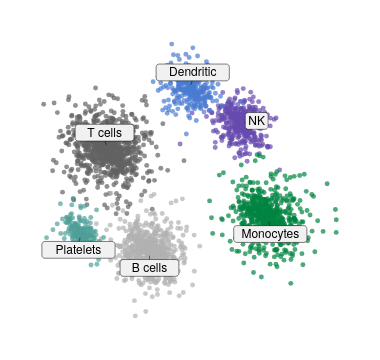

Express this chart as Vega-Lite.
### Vega-Lite specification from a JSON file in a GitHub repository (floating-point values rounded to 4 significant figures; data arrays with more than 128 entries replaced by an {"elided": "..."} marker saying what was removed)
{"background": null, "config": {"arc": {"fill": "#DBDBDB", "fillOpacity": 1.0, "innerRadius": 42.5, "padAngle": 0.03, "stroke": "black", "strokeOpacity": 1, "strokeWidth": 0.25}, "area": {"fill": "#DBDBDB", "fillOpacity": 1.0, "stroke": "black", "strokeOpacity": 1, "strokeWidth": 0.25}, "axis": {"domain": true, "domainCap": "round", "domainColor": "black", "domainWidth": 0.25, "grid": false, "gridCap": "round", "gridColor": "#F1F1F1", "gridDash": [0, 0], "gridOpacity": 1.0, "gridWidth": 0.25, "labelColor": "black", "labelFont": "Helvetica Neue, HelveticaNeue, Helvetica, Arial, sans-serif", "labelFontSize": 6, "labelFontStyle": "normal", "labelFontWeight": 400, "offset": 0, "ticks": true, "tickCap": "round", "tickColor": "black", "tickRound": false, "tickSize": 3, "tickWidth": 0.25, "titleColor": "black", "titleFont": "Helvetica Neue, HelveticaNeue, Helvetica, Arial, sans-serif", "titleFontSize": 6, "titleFontStyle": "normal", "titleFontWeight": 400}, "axisX": {"domain": true, "labelAlign": "center", "labelAngle": 0, "labels": true, "ticks": true, "translate": 0}, "axisY": {"domain": true, "labelAlign": "right", "labelAngle": 0, "labels": true, "ticks": true, "translate": 0}, "axisRight": {"domain": true, "labelAlign": "left", "labelAngle": 0, "labels": true, "ticks": true, "translate": 0}, "axisTop": {"domain": true, "labelAlign": "center", "labelAngle": 0, "labels": true, "ticks": true, "translate": 0}, "axisBand": {"tickOffset": 0}, "bar": {"fill": "#DBDBDB", "fillOpacity": 1.0, "stroke": "black", "strokeOpacity": 1, "strokeWidth": 0.25}, "boxplot": {"size": 15.3, "ticks": {"cornerRadius": 0.25, "fill": "black", "opacity": 1, "size": 7.65, "thickness": 0.25}, "box": {"fillOpacity": 1.0, "stroke": "black", "strokeOpacity": 1, "strokeWidth": 0.25}, "median": {"cornerRadius": 0, "fill": "black", "fillOpacity": 1.0, "opacity": 1, "size": 15.3, "thickness": 0.25}, "rule": {"fill": "black", "fillOpacity": 1.0, "size": 17.0, "stroke": "black", "strokeDash": [0, 0], "strokeOpacity": 1, "strokeWidth": 0.25}, "outliers": {"color": "black", "fill": "black", "fillOpacity": 1.0, "size": 0, "stroke": "black", "strokeOpacity": 1, "strokeWidth": 0.25}}, "circle": {"fill": "black", "fillOpacity": 1.0, "size": 2.125, "stroke": null, "strokeOpacity": 1, "strokeWidth": 0.25}, "errorband": {"band": {"fillOpacity": 0.6, "stroke": null, "strokeWidth": 0.25, "strokeOpacity": 1}, "borders": {"opacity": 0, "strokeOpacity": 1, "strokeWidth": 0.25}}, "errorbar": {"opacity": 1, "rule": {"strokeDash": [0, 0], "strokeWidth": 0.25}, "ticks": {"color": "black", "cornerRadius": 0.125, "opacity": 1, "size": 10.2, "thickness": 0.25}, "thickness": 0.25}, "font": "Helvetica Neue, HelveticaNeue, Helvetica, Arial, sans-serif", "geoshape": {"fill": "#DBDBDB", "fillOpacity": 1.0, "stroke": "black", "strokeOpacity": 1, "strokeWidth": 0.25}, "header": {"labelColor": "black", "labelFont": "Helvetica Neue, HelveticaNeue, Helvetica, Arial, sans-serif", "labelFontSize": 6, "labelFontStyle": "normal", "labelFontWeight": 400, "titleColor": "black", "titleFont": "Helvetica Neue, HelveticaNeue, Helvetica, Arial, sans-serif", "titleFontSize": 6, "titleFontStyle": "normal", "titleFontWeight": 400, "titlePadding": 0}, "legend": {"disable": false, "offset": 4.5, "titlePadding": 4, "labelOffset": 2, "gradientLabelOffset": 2, "columnPadding": 4, "rowPadding": 2, "gradientLength": 85.0, "gradientThickness": 8.5, "gradientOpacity": 1.0, "gradientStrokeColor": "black", "gradientStrokeWidth": 0.25, "labelColor": "black", "labelFont": "Helvetica Neue, HelveticaNeue, Helvetica, Arial, sans-serif", "labelFontSize": 6, "labelFontStyle": "normal", "labelFontWeight": 400, "strokeColor": "black", "strokeWidth": 0, "symbolSize": 36, "symbolStrokeColor": "black", "symbolStrokeWidth": 0.25, "titleColor": "black", "titleFont": "Helvetica Neue, HelveticaNeue, Helvetica, Arial, sans-serif", "titleFontSize": 6, "titleFontStyle": "normal", "titleFontWeight": 400}, "line": {"color": "black", "stroke": "black", "strokeCap": "butt", "strokeDash": [0, 0], "strokeOpacity": 1, "strokeWidth": 0.5}, "point": {"filled": true, "fill": "#DBDBDB", "fillOpacity": 1.0, "size": 8.5, "stroke": "black", "strokeOpacity": 1, "strokeWidth": 0.25}, "range": {"category": ["#B2B2B2", "#4A7CD3", "#008542", "#664CAF", "#509F98", "#636363", "#284F93", "#005226", "#382864", "#285753"], "diverging": {"scheme": ["#443E60", "#5F597E", "#7C759B", "#9994B6", "#B7B4CC", "#D6D5DC", "#F6F6F6", "#D1DAD9", "#A4C2BF", "#7AA9A4", "#578E89", "#37736E", "#1B5954"]}, "heatmap": {"scheme": ["#440154", "#472270", "#433E82", "#38598C", "#2C728E", "#238A8D", "#24A086", "#39B578", "#5DC862", "#96D646", "#CAE02D", "#FDE724"]}, "ordinal": {"scheme": ["#F1F1F1", "#DBDBDB", "#C6C6C6", "#B2B2B2", "#9D9D9D", "#898989", "#767676", "#636363", "#515151", "#404040", "#2F2F2F", "#1F1F1F"]}, "ramp": {"scheme": ["#440154", "#472270", "#433E82", "#38598C", "#2C728E", "#238A8D", "#24A086", "#39B578", "#5DC862", "#96D646", "#CAE02D", "#FDE724"]}}, "rule": {"color": "black", "stroke": "black", "strokeCap": "round", "strokeDash": [2, 2], "strokeOpacity": 1, "strokeWidth": 0.25}, "scale": {"barBandPaddingInner": 0.1, "rectBandPaddingInner": 0, "tickBandPaddingInner": 0.1, "bandPaddingOuter": 0.1, "bandWithNestedOffsetPaddingInner": 0.2, "bandWithNestedOffsetPaddingOuter": 0.2, "offsetBandPaddingInner": 0, "offsetBandPaddingOuter": 0, "continuousPadding": 8.5, "round": false}, "rect": {"fill": "#DBDBDB", "fillOpacity": 1.0, "stroke": "black", "strokeOpacity": 1, "strokeWidth": 0.25}, "square": {"fill": "#DBDBDB", "fillOpacity": 1.0, "size": 17.0, "stroke": "black", "strokeOpacity": 1, "strokeWidth": 0.25}, "text": {"color": "black", "font": "Helvetica Neue, HelveticaNeue, Helvetica, Arial, sans-serif", "fontSize": 6, "fontStyle": "normal", "fontWeight": 400}, "tick": {"color": "black", "cornerRadius": 0.125, "opacity": 1.0, "size": 15.3, "thickness": 0.25}, "title": {"anchor": "middle", "frame": "group", "color": "black", "font": "Helvetica Neue, HelveticaNeue, Helvetica, Arial, sans-serif", "fontSize": 6, "fontStyle": "normal", "fontWeight": 400, "subtitleColor": "black", "subtitleFont": "Helvetica Neue, HelveticaNeue, Helvetica, Arial, sans-serif", "subtitleFontSize": 6, "subtitleFontStyle": "normal", "subtitleFontWeight": 400}, "trail": {"color": "black", "opacity": 1, "size": 0.5}, "view": {"continuousWidth": 180, "continuousHeight": 170, "discreteWidth": 180, "discreteHeight": 170, "fill": null, "stroke": null, "strokeWidth": 0.25}}, "layer": [{"data": {"name": "data-1d82db738f5081c0524a5ad5909a210b"}, "mark": {"type": "circle", "opacity": 0.7, "size": 6}, "encoding": {"color": {"field": "cell type", "legend": null, "type": "nominal"}, "x": {"axis": null, "field": "UMAP1", "type": "quantitative", "scale": {"nice": false}}, "y": {"axis": null, "field": "UMAP2", "type": "quantitative", "scale": {"nice": false}}}}, {"layer": [{"data": {"values": [{"__dysonsphere__": 1}]}, "mark": {"type": "rule", "strokeDash": [0, 0]}, "encoding": {"x": {"datum": 3.726, "scale": {"domain": [-9.301, 10.2]}}, "x2": {"datum": 3.996}, "y": {"datum": 3.557, "scale": {"domain": [-8.757, 9.143]}}, "y2": {"datum": 3.635}}}, {"data": {"values": [{"__dysonsphere__": 1}]}, "mark": {"type": "rect", "cornerRadius": 1.5, "fill": "#F1F1F1", "fillOpacity": 1.0, "height": 8.4, "stroke": "black", "strokeWidth": 0.25, "width": 11.4}, "encoding": {"x": {"datum": 4.438, "scale": {"domain": [-9.301, 10.2]}}, "xOffset": {"value": 0.0}, "y": {"datum": 3.65, "scale": {"domain": [-8.757, 9.143]}}, "yOffset": {"value": 0.0}}}, {"data": {"values": [{"__dysonsphere__": 1}]}, "mark": {"type": "text", "align": "center", "baseline": "middle", "fontSize": 6}, "encoding": {"text": {"value": "NK"}, "x": {"datum": 4.438, "scale": {"domain": [-9.301, 10.2]}}, "y": {"datum": 3.65, "scale": {"domain": [-8.757, 9.143]}}}}, {"data": {"values": [{"__dysonsphere__": 1}]}, "mark": {"type": "rule", "strokeDash": [0, 0]}, "encoding": {"x": {"datum": 5.158, "scale": {"domain": [-9.301, 10.2]}}, "x2": {"datum": 5.238}, "y": {"datum": -2.276, "scale": {"domain": [-8.757, 9.143]}}, "y2": {"datum": -2.538}}}, {"data": {"values": [{"__dysonsphere__": 1}]}, "mark": {"type": "rect", "cornerRadius": 1.5, "fill": "#F1F1F1", "fillOpacity": 1.0, "height": 8.4, "stroke": "black", "strokeWidth": 0.25, "width": 36.6}, "encoding": {"x": {"datum": 5.253, "scale": {"domain": [-9.301, 10.2]}}, "xOffset": {"value": 0.0}, "y": {"datum": -2.968, "scale": {"domain": [-8.757, 9.143]}}, "yOffset": {"value": 0.0}}}, {"data": {"values": [{"__dysonsphere__": 1}]}, "mark": {"type": "text", "align": "center", "baseline": "middle", "fontSize": 6}, "encoding": {"text": {"value": "Monocytes"}, "x": {"datum": 5.253, "scale": {"domain": [-9.301, 10.2]}}, "y": {"datum": -2.968, "scale": {"domain": [-8.757, 9.143]}}}}, {"data": {"values": [{"__dysonsphere__": 1}]}, "mark": {"type": "rule", "strokeDash": [0, 0]}, "encoding": {"x": {"datum": -1.974, "scale": {"domain": [-9.301, 10.2]}}, "x2": {"datum": -1.974}, "y": {"datum": -4.255, "scale": {"domain": [-8.757, 9.143]}}, "y2": {"datum": -4.519}}}, {"data": {"values": [{"__dysonsphere__": 1}]}, "mark": {"type": "rect", "cornerRadius": 1.5, "fill": "#F1F1F1", "fillOpacity": 1.0, "height": 8.4, "stroke": "black", "strokeWidth": 0.25, "width": 29.4}, "encoding": {"x": {"datum": -1.974, "scale": {"domain": [-9.301, 10.2]}}, "xOffset": {"value": 0.0}, "y": {"datum": -4.951, "scale": {"domain": [-8.757, 9.143]}}, "yOffset": {"value": 0.0}}}, {"data": {"values": [{"__dysonsphere__": 1}]}, "mark": {"type": "text", "align": "center", "baseline": "middle", "fontSize": 6}, "encoding": {"text": {"value": "B cells"}, "x": {"datum": -1.974, "scale": {"domain": [-9.301, 10.2]}}, "y": {"datum": -4.951, "scale": {"domain": [-8.757, 9.143]}}}}, {"data": {"values": [{"__dysonsphere__": 1}]}, "mark": {"type": "rule", "strokeDash": [0, 0]}, "encoding": {"x": {"datum": -6.126, "scale": {"domain": [-9.301, 10.2]}}, "x2": {"datum": -6.206}, "y": {"datum": -3.201, "scale": {"domain": [-8.757, 9.143]}}, "y2": {"datum": -3.463}}}, {"data": {"values": [{"__dysonsphere__": 1}]}, "mark": {"type": "rect", "cornerRadius": 1.5, "fill": "#F1F1F1", "fillOpacity": 1.0, "height": 8.4, "stroke": "black", "strokeWidth": 0.25, "width": 36.6}, "encoding": {"x": {"datum": -6.221, "scale": {"domain": [-9.301, 10.2]}}, "xOffset": {"value": 0.0}, "y": {"datum": -3.892, "scale": {"domain": [-8.757, 9.143]}}, "yOffset": {"value": 0.0}}}, {"data": {"values": [{"__dysonsphere__": 1}]}, "mark": {"type": "text", "align": "center", "baseline": "middle", "fontSize": 6}, "encoding": {"text": {"value": "Platelets"}, "x": {"datum": -6.221, "scale": {"domain": [-9.301, 10.2]}}, "y": {"datum": -3.892, "scale": {"domain": [-8.757, 9.143]}}}}, {"data": {"values": [{"__dysonsphere__": 1}]}, "mark": {"type": "rule", "strokeDash": [0, 0]}, "encoding": {"x": {"datum": 0.5169, "scale": {"domain": [-9.301, 10.2]}}, "x2": {"datum": 0.5969}, "y": {"datum": 5.793, "scale": {"domain": [-8.757, 9.143]}}, "y2": {"datum": 6.055}}}, {"data": {"values": [{"__dysonsphere__": 1}]}, "mark": {"type": "rect", "cornerRadius": 1.5, "fill": "#F1F1F1", "fillOpacity": 1.0, "height": 8.4, "stroke": "black", "strokeWidth": 0.25, "width": 36.6}, "encoding": {"x": {"datum": 0.6124, "scale": {"domain": [-9.301, 10.2]}}, "xOffset": {"value": 0.0}, "y": {"datum": 6.485, "scale": {"domain": [-8.757, 9.143]}}, "yOffset": {"value": 0.0}}}, {"data": {"values": [{"__dysonsphere__": 1}]}, "mark": {"type": "text", "align": "center", "baseline": "middle", "fontSize": 6}, "encoding": {"text": {"value": "Dendritic"}, "x": {"datum": 0.6124, "scale": {"domain": [-9.301, 10.2]}}, "y": {"datum": 6.485, "scale": {"domain": [-8.757, 9.143]}}}}, {"data": {"values": [{"__dysonsphere__": 1}]}, "mark": {"type": "rule", "strokeDash": [0, 0]}, "encoding": {"x": {"datum": -4.564, "scale": {"domain": [-9.301, 10.2]}}, "x2": {"datum": -4.644}, "y": {"datum": 2.271, "scale": {"domain": [-8.757, 9.143]}}, "y2": {"datum": 2.533}}}, {"data": {"values": [{"__dysonsphere__": 1}]}, "mark": {"type": "rect", "cornerRadius": 1.5, "fill": "#F1F1F1", "fillOpacity": 1.0, "height": 8.4, "stroke": "black", "strokeWidth": 0.25, "width": 29.4}, "encoding": {"x": {"datum": -4.66, "scale": {"domain": [-9.301, 10.2]}}, "xOffset": {"value": 0.0}, "y": {"datum": 2.962, "scale": {"domain": [-8.757, 9.143]}}, "yOffset": {"value": 0.0}}}, {"data": {"values": [{"__dysonsphere__": 1}]}, "mark": {"type": "text", "align": "center", "baseline": "middle", "fontSize": 6}, "encoding": {"text": {"value": "T cells"}, "x": {"datum": -4.66, "scale": {"domain": [-9.301, 10.2]}}, "y": {"datum": 2.962, "scale": {"domain": [-8.757, 9.143]}}}}]}], "view": {"stroke": null}, "$schema": "https://vega.github.io/schema/vega-lite/v6.4.1.json", "datasets": {"data-1d82db738f5081c0524a5ad5909a210b": {"elided": "3150 records"}}}
